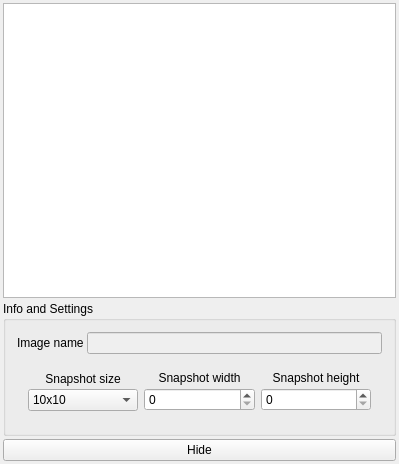
<?xml version="1.0" encoding="UTF-8"?>
<ui version="4.0">
 <class>KPMagnifier</class>
 <widget class="QWidget" name="KPMagnifier">
  <property name="geometry">
   <rect>
    <x>0</x>
    <y>0</y>
    <width>399</width>
    <height>464</height>
   </rect>
  </property>
  <property name="windowTitle">
   <string>KPMagnifier</string>
  </property>
  <layout class="QVBoxLayout" name="verticalLayout">
   <property name="spacing">
    <number>3</number>
   </property>
   <property name="leftMargin">
    <number>3</number>
   </property>
   <property name="topMargin">
    <number>3</number>
   </property>
   <property name="rightMargin">
    <number>3</number>
   </property>
   <property name="bottomMargin">
    <number>3</number>
   </property>
   <item>
    <widget class="QGraphicsView" name="graphicsView"/>
   </item>
   <item>
    <widget class="QGroupBox" name="groupBox">
     <property name="title">
      <string>Info and Settings</string>
     </property>
     <layout class="QVBoxLayout" name="verticalLayout_2">
      <item>
       <widget class="QWidget" name="widget" native="true">
        <layout class="QHBoxLayout" name="horizontalLayout">
         <property name="spacing">
          <number>3</number>
         </property>
         <property name="leftMargin">
          <number>0</number>
         </property>
         <property name="topMargin">
          <number>0</number>
         </property>
         <property name="rightMargin">
          <number>0</number>
         </property>
         <property name="bottomMargin">
          <number>0</number>
         </property>
         <item>
          <widget class="QLabel" name="label">
           <property name="text">
            <string>Image name</string>
           </property>
          </widget>
         </item>
         <item>
          <widget class="QLineEdit" name="lineEdit">
           <property name="enabled">
            <bool>false</bool>
           </property>
          </widget>
         </item>
        </layout>
       </widget>
      </item>
      <item>
       <widget class="QWidget" name="widget_2" native="true">
        <layout class="QHBoxLayout" name="horizontalLayout_2">
         <item>
          <widget class="QWidget" name="widget_5" native="true">
           <layout class="QVBoxLayout" name="verticalLayout_5">
            <property name="spacing">
             <number>3</number>
            </property>
            <property name="leftMargin">
             <number>0</number>
            </property>
            <property name="topMargin">
             <number>0</number>
            </property>
            <property name="rightMargin">
             <number>0</number>
            </property>
            <property name="bottomMargin">
             <number>0</number>
            </property>
            <item>
             <widget class="QLabel" name="label_2">
              <property name="text">
               <string>Snapshot size</string>
              </property>
              <property name="alignment">
               <set>Qt::AlignCenter</set>
              </property>
             </widget>
            </item>
            <item>
             <widget class="QComboBox" name="comboBox">
              <property name="editable">
               <bool>false</bool>
              </property>
              <property name="currentIndex">
               <number>1</number>
              </property>
              <item>
               <property name="text">
                <string>5x5</string>
               </property>
              </item>
              <item>
               <property name="text">
                <string>10x10</string>
               </property>
              </item>
              <item>
               <property name="text">
                <string>20x20</string>
               </property>
              </item>
              <item>
               <property name="text">
                <string>42x42</string>
               </property>
              </item>
              <item>
               <property name="text">
                <string>50x50</string>
               </property>
              </item>
              <item>
               <property name="text">
                <string>100x100</string>
               </property>
              </item>
              <item>
               <property name="text">
                <string>Custom</string>
               </property>
              </item>
             </widget>
            </item>
           </layout>
          </widget>
         </item>
         <item>
          <widget class="QWidget" name="widget_3" native="true">
           <layout class="QVBoxLayout" name="verticalLayout_3">
            <property name="spacing">
             <number>3</number>
            </property>
            <property name="leftMargin">
             <number>0</number>
            </property>
            <property name="topMargin">
             <number>0</number>
            </property>
            <property name="rightMargin">
             <number>0</number>
            </property>
            <property name="bottomMargin">
             <number>0</number>
            </property>
            <item>
             <widget class="QLabel" name="label_3">
              <property name="text">
               <string>Snapshot width</string>
              </property>
              <property name="alignment">
               <set>Qt::AlignCenter</set>
              </property>
             </widget>
            </item>
            <item>
             <widget class="QSpinBox" name="spinBox"/>
            </item>
           </layout>
          </widget>
         </item>
         <item>
          <widget class="QWidget" name="widget_4" native="true">
           <layout class="QVBoxLayout" name="verticalLayout_4">
            <property name="spacing">
             <number>3</number>
            </property>
            <property name="leftMargin">
             <number>0</number>
            </property>
            <property name="topMargin">
             <number>0</number>
            </property>
            <property name="rightMargin">
             <number>0</number>
            </property>
            <property name="bottomMargin">
             <number>0</number>
            </property>
            <item>
             <widget class="QLabel" name="label_4">
              <property name="text">
               <string>Snapshot height</string>
              </property>
              <property name="alignment">
               <set>Qt::AlignCenter</set>
              </property>
             </widget>
            </item>
            <item>
             <widget class="QSpinBox" name="spinBox_2"/>
            </item>
           </layout>
          </widget>
         </item>
        </layout>
       </widget>
      </item>
     </layout>
    </widget>
   </item>
   <item>
    <widget class="QPushButton" name="pushButton">
     <property name="text">
      <string>Hide</string>
     </property>
    </widget>
   </item>
  </layout>
 </widget>
 <layoutdefault spacing="6" margin="11"/>
 <resources/>
 <connections/>
</ui>
